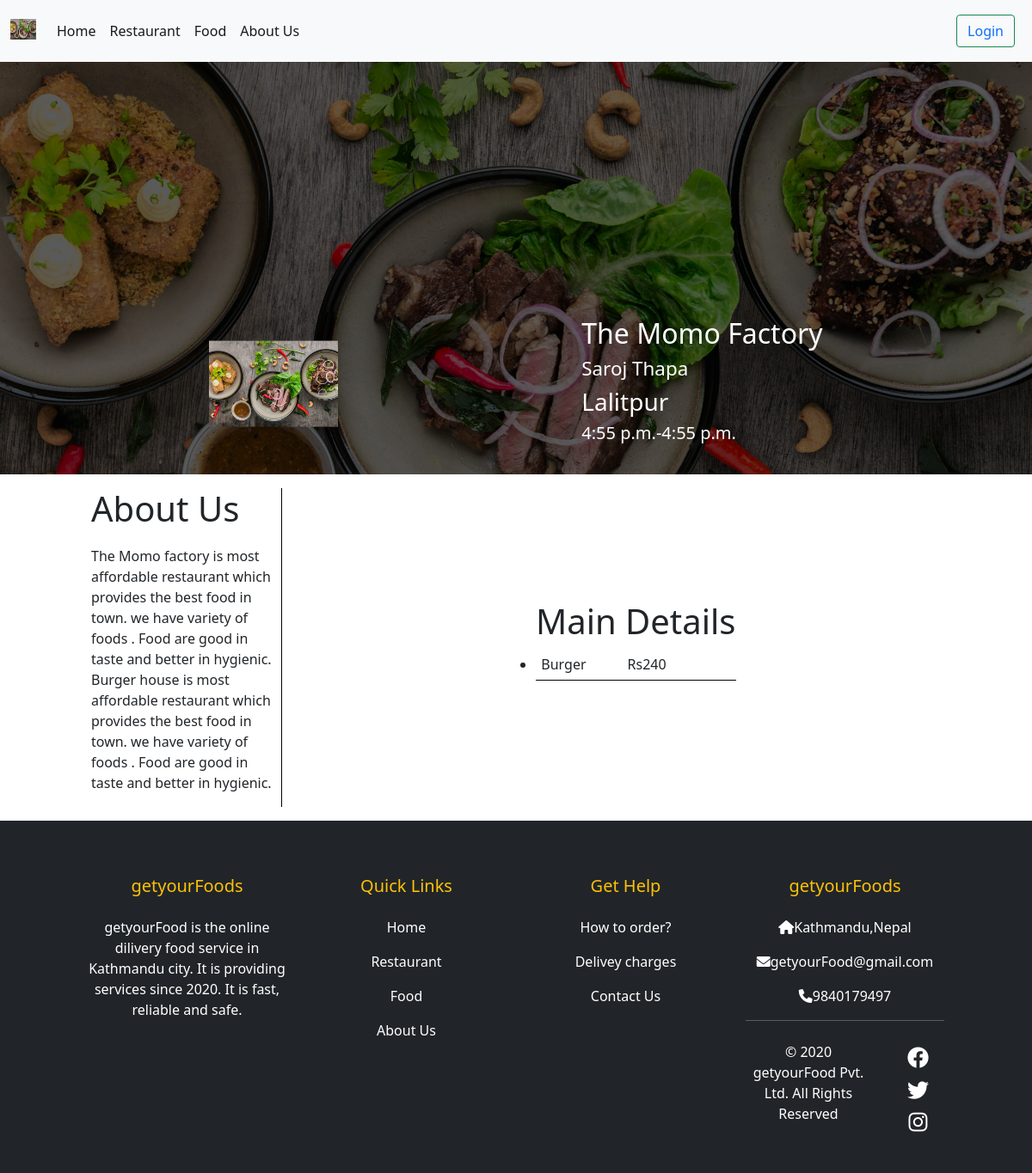
/detail/8/, run on the app's committed database.
### Mainapp/models.py (models this page shows, shortened)
class Restaurant(models.Model):
    name = models.CharField(max_length=1000,null=True,blank=True)
    owner = models.CharField(max_length=1000, null=True, blank=True)
    phone = models.CharField(max_length=20,null=True, blank=True)
    addres = models.CharField(max_length=10000, null=True, blank=True)
    area = models.CharField(max_length=1000, null=True, blank=True)
    des = models.TextField(max_length=10000, null=True, blank=True)
    opentime = models.TimeField(null=True, blank=True)
    closestime = models.TimeField(null=True, blank=True)
    restImage =  models.ImageField(upload_to ='uploads/')

### Mainapp/views.py (the view)
# urls.py: path('detail/<int:pk>/', views.detail, name="detail"),
def detail(request, pk):
    context ={}
    context["res"] = Restaurant.objects.get(pk = pk)
    return render(request, "Mainapp/detail.html", context)

### Mainapp/templates/Mainapp/detail.html (shortened to what this page needs)
{% extends 'Mainapp/base.html'%}
{% load crispy_forms_tags %}
{% load static %}
{% block content%}
<section class="main-section">
    <div class="content-backdrop">
        <div class="backdrop-content container">
            <img src="{{res.restImage.url}}" alt="">
            <div class="something">
                <h1>{{res.name}}</h1>
                <h2>{{res.owner}}</h2>
                <h3>{{res.addres}}</h3>
                <h5>{{res.opentime}}-{{res.closestime}}</h5>
            </div>
        </div>
    </div>
    <div class="detail-section container">
        <aside class="aside">
            <h1>About Us</h1>
            <p>{{res.des}}</p>
        </aside>
        <div class="main-details">
            <ul>
                <h1>Main Details</h1>
               <li><div class="detail-contents">Burger&emsp;&emsp;&emsp;Rs240</div></li>
            </ul>
        </div>
    </div>
</section>
{% endblock content %}

### data on the page
Restaurant: restImage (picture), name "The Momo Factory", owner "Saroj Thapa", addres "Lalitpur", opentime "4:55 p.m.", closestime "4:55 p.m.", des "The Momo factory is most affordable restaurant which provides the best food in town. we have variety of foods . Food are good in taste and better in hygienic. Burger house is most affordable restaurant which provides the best food in town. we have variety of foods . Food are good in taste and better in hygienic."
